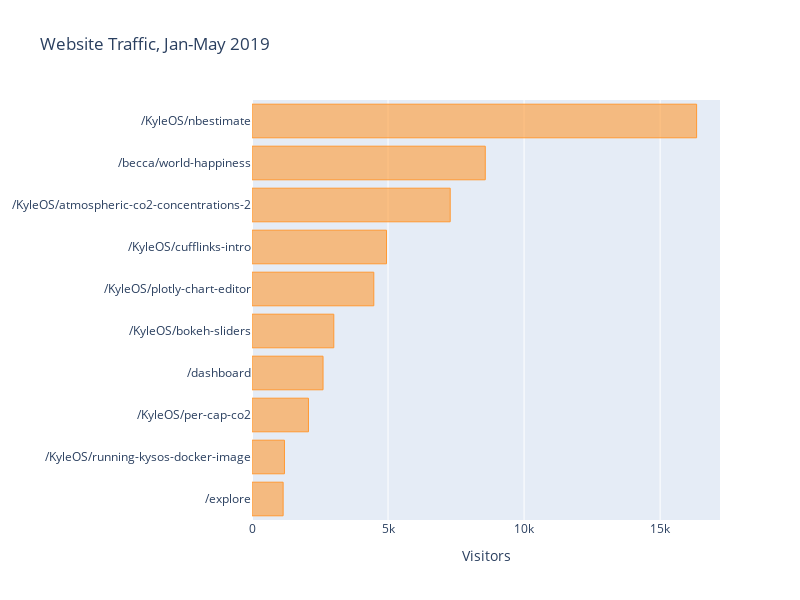
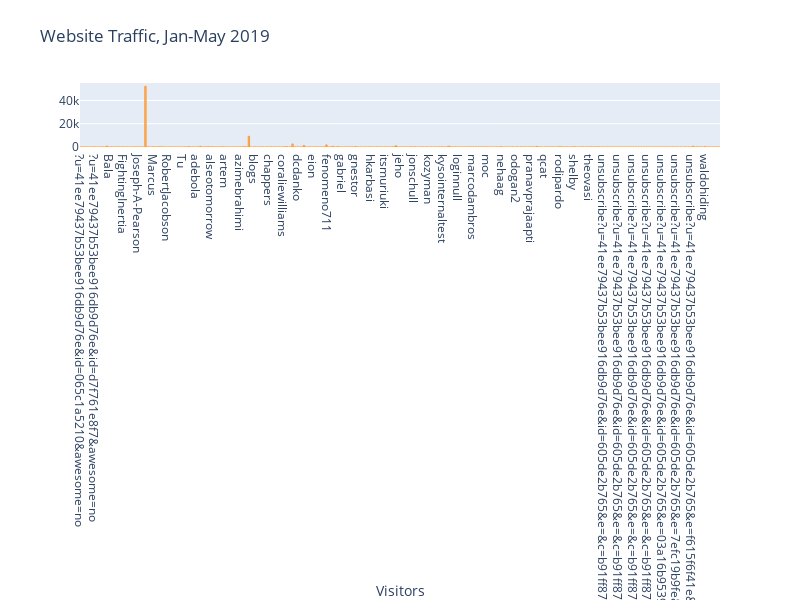

The cell these charts' notebook holds for them, in order:
### Markdown cell above
### Where Does This Search Result Traffic Land?

- As mentioned above, this startup creates lots of different types of content to drive traffic to the website.
- We want to know not only what pieces of content are getting the most results but also the type of content that is most successful.
- Let's pull in the data we need to answer this question. We will look at the top 10 landing pages by pageviews, along with their bounce rates and average session durations.

### Code cell
temp_df = df_landing_pages.groupby(['Landing Page'],as_index=True)['Page Views'].mean().sort_values(ascending=False)[1:].head(10)

layout = cf.Layout(
    height = 600,
    width = 800,
    xaxis = dict(title = 'Visitors'),
    title = 'Website Traffic, Jan-May 2019'
)

fig = temp_df.sort_values().\
    iplot(asFigure=True,
          kind = 'barh',
         layout=layout)
    
fig.update_layout(
    margin=dict(l=200),
)

fig.show()

df_landing_pages['Landing Page'] = df_landing_pages['Landing Page'].str.rsplit('/',expand=True)[1]
df_landing_pages = df_landing_pages.iloc[1:]
df_landing_pages = pd.DataFrame(df_landing_pages.groupby(['Landing Page'],as_index=True)['Page Views'].sum())
df_landing_pages.iplot(asFigure=True,layout=layout, kind='bar')

### Figure 1 — Plotly figure (JSON) as saved in the notebook; plotly's stock layout.template omitted (floating-point values rounded to 4 significant figures)
{"data": [{"marker": {"color": "rgba(255, 153, 51, 0.6)", "line": {"color": "rgba(255, 153, 51, 1.0)", "width": 1}}, "name": "Page Views", "orientation": "h", "text": "", "type": "bar", "x": [1144, 1193, 2075, 2611, 3007, 4477, 4944, 7285, 8574, 16341], "y": ["/explore", "/KyleOS/running-kysos-docker-image", "/KyleOS/per-cap-co2", "/dashboard", "/KyleOS/bokeh-sliders", "/KyleOS/plotly-chart-editor", "/KyleOS/cufflinks-intro", "/KyleOS/atmospheric-co2-concentrations-2", "/becca/world-happiness", "/KyleOS/nbestimate"]}], "layout": {"height": 600, "margin": {"l": 200}, "title": {"text": "Website Traffic, Jan-May 2019"}, "width": 800, "xaxis": {"autorange": true, "range": [0, 17200.0], "title": {"text": "Visitors"}, "type": "linear"}, "yaxis": {"autorange": true, "range": [-0.5, 9.5], "type": "category"}}}

### Figure 2 — Plotly figure (JSON) as saved in the notebook; plotly's stock layout.template omitted (floating-point values rounded to 4 significant figures; data arrays with more than 128 entries replaced by an {"elided": "..."} marker saying what was removed)
{"data": [{"marker": {"color": "rgba(255, 153, 51, 0.6)", "line": {"color": "rgba(255, 153, 51, 1.0)", "width": 1}}, "name": "Page Views", "orientation": "v", "text": "", "type": "bar", "x": {"elided": "396 str values"}, "y": {"elided": "396 int values"}}], "layout": {"height": 600, "title": {"text": "Website Traffic, Jan-May 2019"}, "width": 800, "xaxis": {"autorange": true, "range": [-0.5, 395.5], "title": {"text": "Visitors"}, "type": "category"}, "yaxis": {"autorange": true, "range": [0, 55020.0], "type": "linear"}}}
